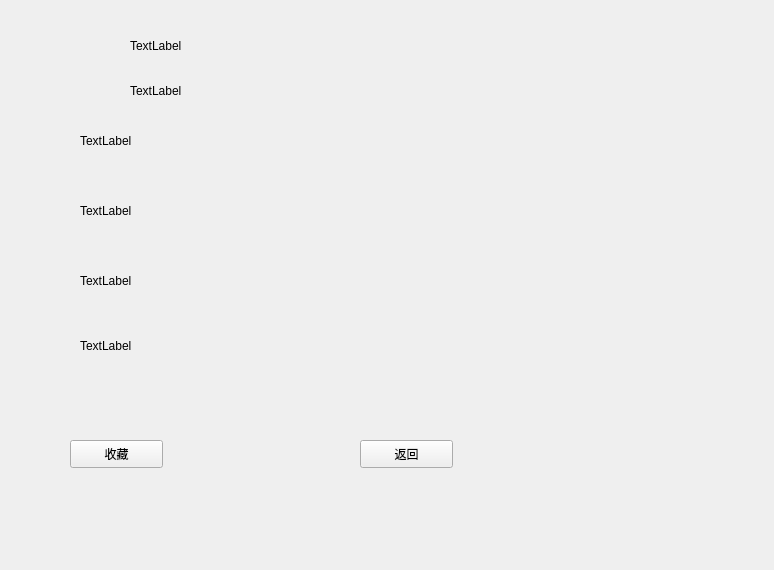
<?xml version="1.0" encoding="UTF-8"?>
<ui version="4.0">
 <class>xianshi</class>
 <widget class="QWidget" name="xianshi">
  <property name="geometry">
   <rect>
    <x>0</x>
    <y>0</y>
    <width>774</width>
    <height>570</height>
   </rect>
  </property>
  <property name="windowTitle">
   <string>Form</string>
  </property>
  <widget class="QLabel" name="label_5">
   <property name="geometry">
    <rect>
     <x>80</x>
     <y>260</y>
     <width>611</width>
     <height>41</height>
    </rect>
   </property>
   <property name="text">
    <string>TextLabel</string>
   </property>
  </widget>
  <widget class="QLabel" name="label_3">
   <property name="geometry">
    <rect>
     <x>80</x>
     <y>120</y>
     <width>561</width>
     <height>41</height>
    </rect>
   </property>
   <property name="text">
    <string>TextLabel</string>
   </property>
  </widget>
  <widget class="QLabel" name="label_4">
   <property name="geometry">
    <rect>
     <x>80</x>
     <y>190</y>
     <width>561</width>
     <height>41</height>
    </rect>
   </property>
   <property name="text">
    <string>TextLabel</string>
   </property>
  </widget>
  <widget class="QLabel" name="label_6">
   <property name="geometry">
    <rect>
     <x>80</x>
     <y>320</y>
     <width>611</width>
     <height>51</height>
    </rect>
   </property>
   <property name="text">
    <string>TextLabel</string>
   </property>
  </widget>
  <widget class="QLabel" name="label">
   <property name="geometry">
    <rect>
     <x>130</x>
     <y>30</y>
     <width>241</width>
     <height>31</height>
    </rect>
   </property>
   <property name="text">
    <string>TextLabel</string>
   </property>
  </widget>
  <widget class="QLabel" name="label_2">
   <property name="geometry">
    <rect>
     <x>130</x>
     <y>70</y>
     <width>111</width>
     <height>41</height>
    </rect>
   </property>
   <property name="text">
    <string>TextLabel</string>
   </property>
  </widget>
  <widget class="QPushButton" name="pushButton">
   <property name="geometry">
    <rect>
     <x>70</x>
     <y>440</y>
     <width>93</width>
     <height>28</height>
    </rect>
   </property>
   <property name="text">
    <string>收藏</string>
   </property>
  </widget>
  <widget class="QPushButton" name="pushButton_2">
   <property name="geometry">
    <rect>
     <x>360</x>
     <y>440</y>
     <width>93</width>
     <height>28</height>
    </rect>
   </property>
   <property name="text">
    <string>返回</string>
   </property>
  </widget>
 </widget>
 <resources/>
 <connections/>
</ui>
